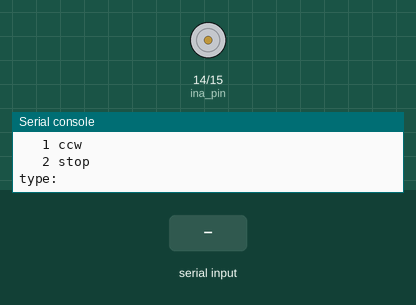
A program run on a simulated MicroPython board. Parts: motor-driver pin pairs drawn as motors (green arrow = first pin HIGH = forward, orange = second pin HIGH = backward, longer = more drive), the last lines printed to the serial console. The inputs (shaded band) are chosen by the test bench.

Above: at 1.2 s.
1.3 s: "1" typed at the serial console, then Enter
At 2.7 s:
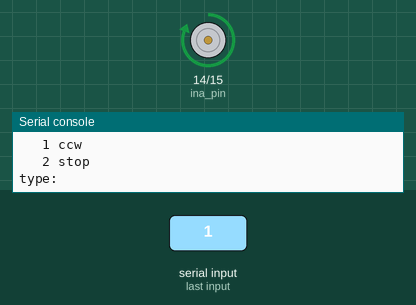
3.0 s: "0" typed at the serial console, then Enter
At 4.1 s:
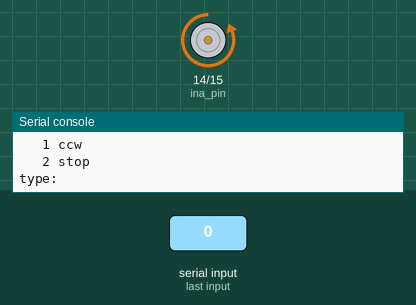
Timing chart, 0 to 6.0 s (numbered marks = the images above; inputs shaded):
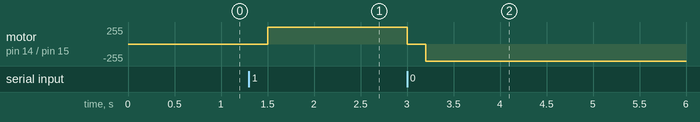

Measured:
- after the input at 1.3 s, motor on pin 14 (ina_pin) / pin 15 (inb_pin): stopped → forward 255/255 after 0.20 s
- after the input at 3.0 s, motor on pin 14 (ina_pin) / pin 15 (inb_pin): forward 255/255 → stopped at once, → backward 255/255 0.20 s later

The program:

Fanmotor.py
```python
from machine import Pin,PWM
from time import sleep

INA = 14
INB = 15

ina_pin = Pin(INA, Pin.OUT)
inb_pin = Pin(INB, Pin.OUT)

while True:
    try:
        user_input = int(input('Voer in:0 cw \n 	1 ccw \n 	2 stop \ntype: '))

        if user_input == 1:
            ina_pin.value(0)
            inb_pin.value(0)
            sleep(0.2)
            ina_pin.value(1)
            inb_pin.value(0)

        elif user_input == 0:
            ina_pin.value(0)
            inb_pin.value(0)
            sleep(0.2)
            ina_pin.value(0)
            inb_pin.value(1)

        elif user_input == 2:
            ina_pin.value(0)
            inb_pin.value(0)
            break

    except ValueError:
        ina_pin.value(0)
        inb_pin.value(0)
```
